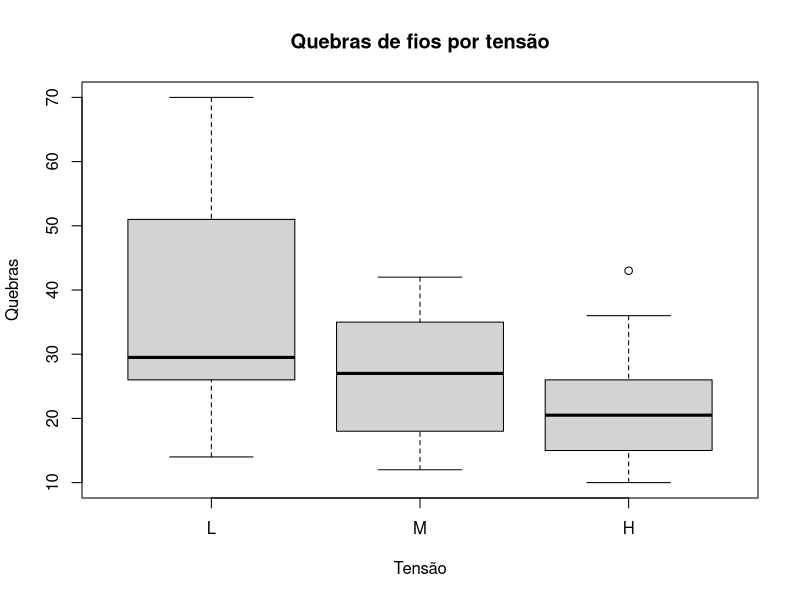
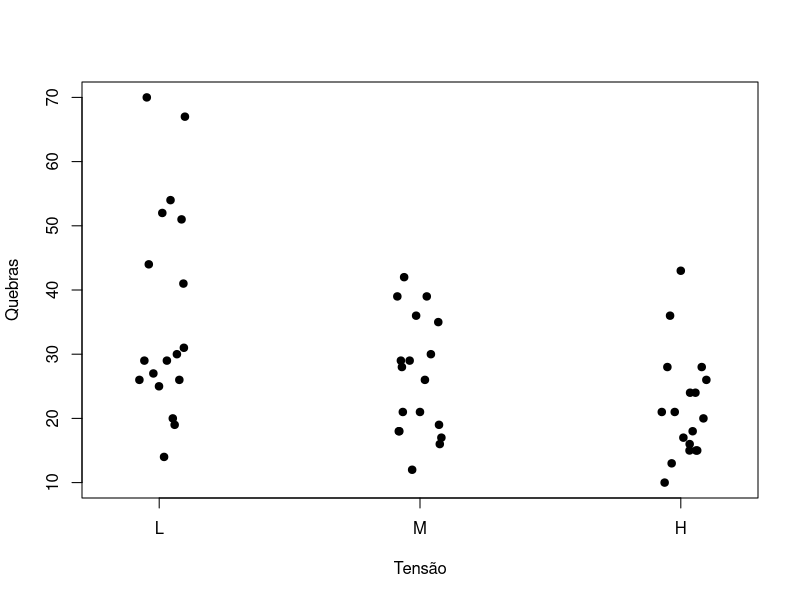

R code for these plots, in order:
# Hochberg GT2 ----

# Ajuste e resultados ----
resultado <- pairwise.t.test(warpbreaks$breaks, warpbreaks$tension,
                          pool.sd = FALSE, p.adjust.method = "holm")
print(resultado)

# Visualização e diagnóstico ----
boxplot(breaks ~ tension, data = warpbreaks, main = "Quebras de fios por tensão", xlab = "Tensão", ylab = "Quebras")
stripchart(breaks ~ tension, data = warpbreaks, vertical = TRUE, method = "jitter", pch = 19, xlab = "Tensão", ylab = "Quebras")
